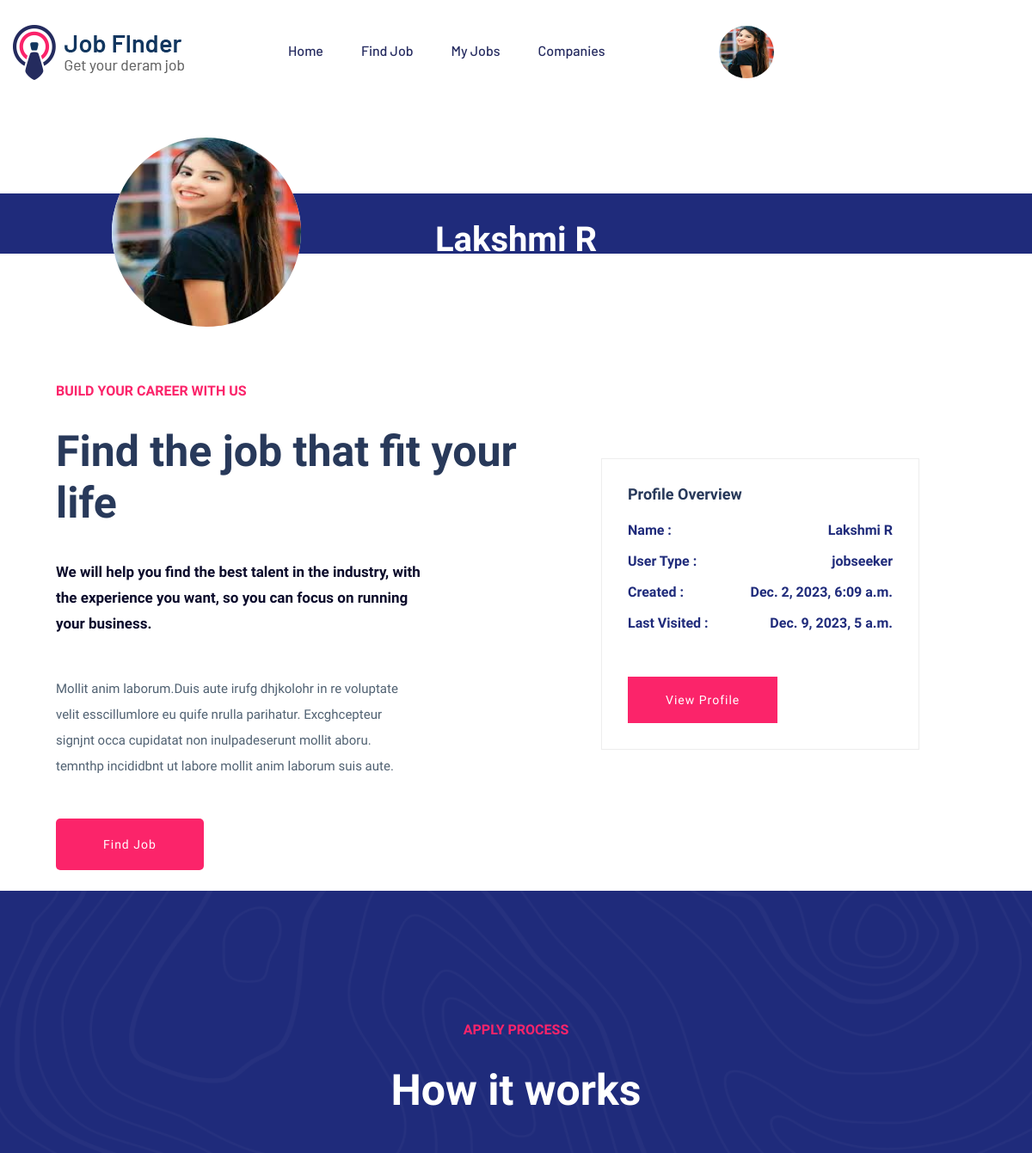
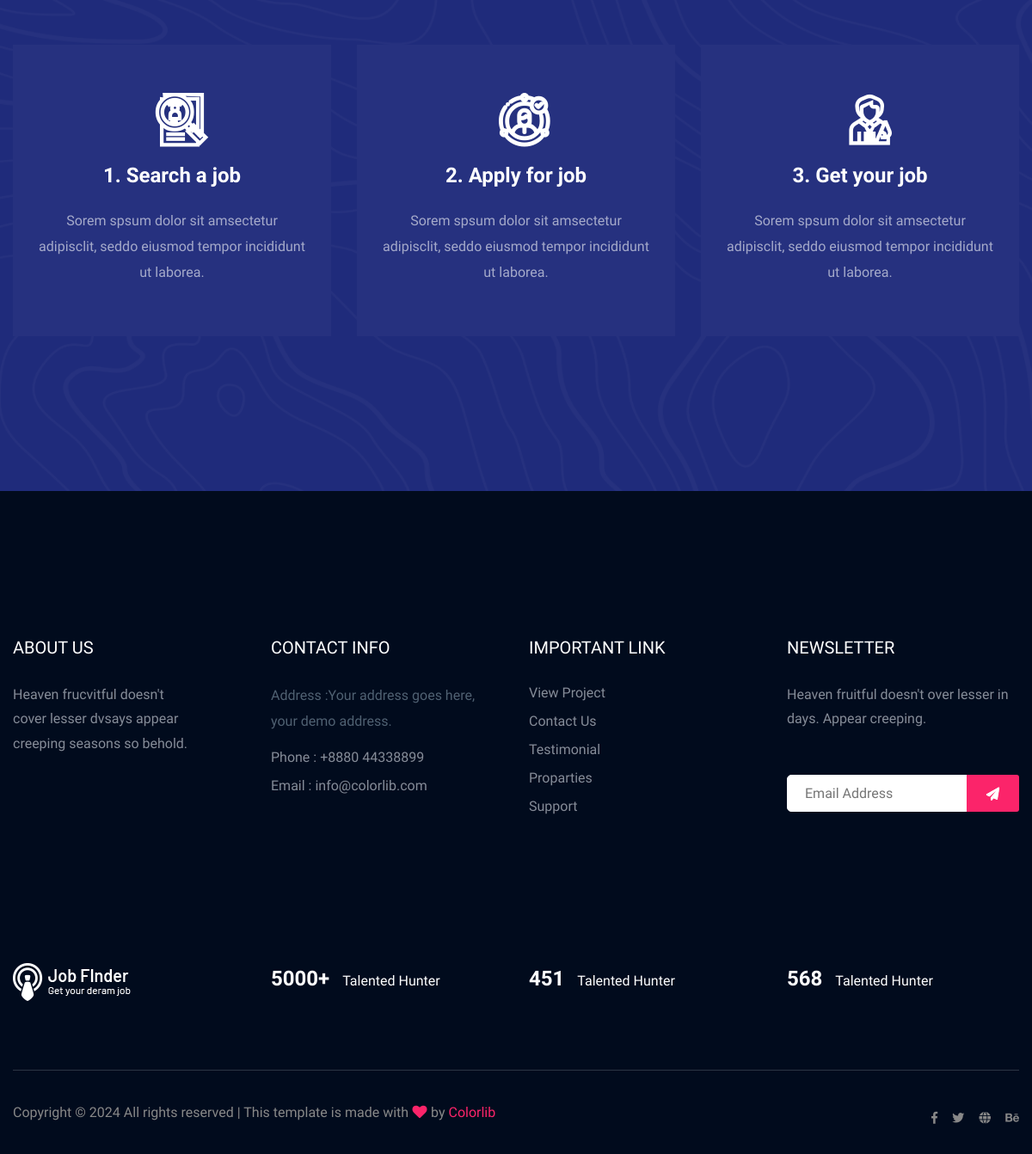
The app's page /jobseeker_home (signed in) with its own data (2 pictures, top to bottom).
### jobportalapp/models.py (models this page shows)
class jobseeker(models.Model):
    emp_id =models.ForeignKey(User, on_delete=models.CASCADE)
    phone = models.IntegerField()
    image = models.ImageField(upload_to='Jobseeker profile/')

class User(AbstractUser):
    usertype = models.CharField(max_length=20)

### jobportalapp/views.py (the view)
# urls.py: path("jobseeker_home", views.jobseeker_home, name="jobseeker_home"),
def jobseeker_home(request):
    emp_id = request.session.get('emp_id', None)
    if emp_id is not None:
        data=jobseeker.objects.get(emp_id=emp_id)
        return render(request,'jobseeker_home.html',{'data':data})
    else:
        messages.warning(request,'Invalid session data. Please log in again.')
        return redirect('loginpage')

### jobportalapp/context_processors.py (called while the page is built)
def recruiter_info(request):
    recruiter_image = ''
    recruiter_company = ''
    if request.user.is_authenticated and request.user.usertype == 'recruiter':
        try:
            recruiter_data = recruiter.objects.get(recruiter_id=request.user)
            recruiter_image = recruiter_data.image.url
        except recruiter.DoesNotExist:
            pass
    return {
        'recruiter_image': recruiter_image,
        'recruiter_company': recruiter_company,
    }

def jobseeker_info(request):
    jobseeker_image = ''
    if request.user.is_authenticated and request.user.usertype == 'jobseeker':
        try:
            jobseeker_data = jobseeker.objects.get(emp_id=request.user)
            jobseeker_image = jobseeker_data.image.url
        except recruiter.DoesNotExist:
            pass
    return {
        'jobseeker_image': jobseeker_image,
    }

### jobportalapp/templates/jobseeker_home.html (shortened to what this page needs)
{% extends 'jobseeker_base.html' %}
{% load static %}
{% block content %}
<div class="slider-area ">
    <div class="overly ">
        <div id="boxx">
            <div style="padding-top: 80px">
                <div id="box1" class="text-center"><b><br>
                        <a style="font-size: 40px; color: white;transform: translate(-50%, -50%);">
                            {{ data.emp_id.first_name }} {{ data.emp_id.last_name }}
                        </a>
                </div>
            </div>
            <div>
                <img src="{{ data.image.url }}" id="box">
            </div>
        </div>
    </div>
</div>
<br><br>
<div class="support-company-area support-padding fix">
    <div class="container">
        <div class="row align-items-center">
            <div class="col-xl-6 col-lg-6">
                <div class="right-caption">
                    <div class="section-tittle section-tittle2">
                        <span>Build your career with us</span>
                        <h2>Find the job that fit your life</h2>
                    </div>
                    <div class="support-caption">
                        <p class="pera-top">We will help you find the best talent in the industry, with the experience
                            you want, so you can focus on running your business.</p>
                        <p>Mollit anim laborum.Duis aute irufg dhjkolohr in re voluptate velit esscillumlore eu quife
                            nrulla parihatur. Excghcepteur signjnt occa cupidatat non inulpadeserunt mollit aboru.
                            temnthp incididbnt ut labore mollit anim laborum suis aute.</p>
                        <a href="/jobseeker_view_joblist" class="btn post-btn">Find Job</a>
                    </div>
                </div>
            </div>
            <div class="col-xl-4 col-lg-4" style="margin-left: 7%;">
                <div class="post-details3  mb-50">
                    <div class="small-section-tittle">
                        <h4>Profile Overview</h4>
                    </div>
                    <ul>
                        <li>Name  : <span>{{ data.emp_id.first_name }} {{ data.emp_id.last_name }}</span> </li>
                        <li>User Type : <span>{{ request.user.usertype }}</span></li>
                        <li>Created  : <span>{{ request.user.date_joined }}</span></li>
                        <li>Last Visited : <span>{{ request.user.last_login }}</span></li>
                    </ul>
                    <div class="apply-btn2">
                        <a href="jobseeker_profile" class="btn">View Profile</a>
                    </div>
                </div>
            </div>
        </div>
    </div>
    <br>
    <div class="apply-process-area apply-bg pt-150 pb-150" data-background="{% static 'assets/img/gallery/how-applybg.png' %}">
        <div class="container">
            <div class="row">
                <div class="col-lg-12">
                    <div class="section-tittle white-text text-center">
                        <span>Apply process</span>
                        <h2> How it works</h2>
                    </div>
                </div>
            </div>
            <div class="row">
                <div class="col-lg-4 col-md-6">
                    <div class="single-process text-center mb-30">
                        <div class="process-ion">
                            <span class="flaticon-search"></span>
                        </div>
                        <div class="process-cap">
                           <h5>1. Search a job</h5>
                           <p>Sorem spsum dolor sit amsectetur adipisclit, seddo eiusmod tempor incididunt ut laborea.</p>
                        </div>
                    </div>
                </div>
                <div class="col-lg-4 col-md-6">
                    <div class="single-process text-center mb-30">
                        <div class="process-ion">
                            <span class="flaticon-curriculum-vitae"></span>
                        </div>
                        <div class="process-cap">
                           <h5>2. Apply for job</h5>
                           <p>Sorem spsum dolor sit amsectetur adipisclit, seddo eiusmod tempor incididunt ut laborea.</p>
                        </div>
                    </div>
                </div>
                <div class="col-lg-4 col-md-6">
                    <div class="single-process text-center mb-30">
                        <div class="process-ion">
                            <span class="flaticon-tour"></span>
                        </div>
                        <div class="process-cap">
                           <h5>3. Get your job</h5>
                           <p>Sorem spsum dolor sit amsectetur adipisclit, seddo eiusmod tempor incididunt ut laborea.</p>
                        </div>
                    </div>
                </div>
            </div>
         </div>
    </div>
    {% endblock content %}

### jobportalapp/templates/jobseeker_home.html (style rules this page uses)
#boxx { width: 100%; height: 250px; z-index: 1; margin-top: 2%; position: relative; }
#box1 { width: 100%; height: 70px; background-color: #1f2b7b; }
#box { width: 220px; height: 220px; position: absolute; top: 50%; left: 20%; transform: translate(-50%, -50%); border-radius: 50%; z-index: 9; background-color: rgb(255, 255, 255); }
.overly { position: relative; z-index: 0 }

### records on screen
jobseeker: emp_id.first_name "Lakshmi", emp_id.last_name "R", image (picture)
User: user.usertype "jobseeker", user.date_joined "Dec. 2, 2023, 6:09 a.m.", user.last_login "Dec. 9, 2023, 5 a.m."
